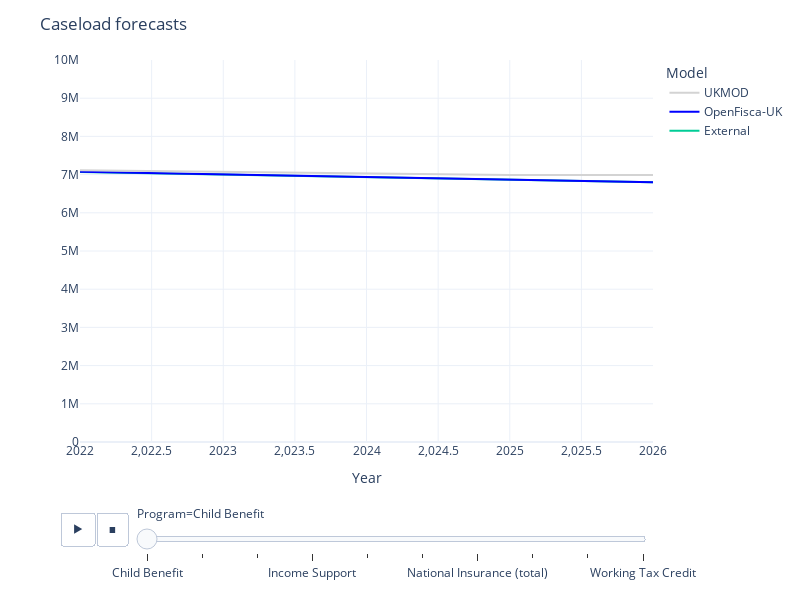

The notebook cell this image was saved under:
### Markdown cell above
### Caseload forecasts

### Code cell
model_forecast_chart(
    model_validation_table(
        caseload, models=[EXTERNAL, OPENFISCA_UK, UKMOD], divisor=1, decimals=1
    ),
    title="Caseload forecasts",
    currency=False,
)

### Figure 1 — Plotly figure (JSON) as saved in the notebook; plotly's stock layout.template omitted (floating-point values rounded to 4 significant figures)
{"data": [{"hovertemplate": "", "legendgroup": "External", "line": {"color": "#00cc96", "dash": "solid"}, "marker": {"symbol": "circle"}, "mode": "lines", "name": "External", "orientation": "h", "showlegend": true, "type": "scatter", "x": [2022, 2023, 2024, 2025, 2026], "xaxis": "x", "y": [7071000.0, 7002000.0, 6934000.0, 6866000.0, 6799000.0], "yaxis": "y"}, {"hovertemplate": "", "legendgroup": "OpenFisca-UK", "line": {"color": "blue", "dash": "solid"}, "marker": {"symbol": "circle"}, "mode": "lines", "name": "OpenFisca-UK", "orientation": "h", "showlegend": true, "type": "scatter", "x": [2022, 2023, 2024, 2025, 2026], "xaxis": "x", "y": [7073000.0, 7005000.0, 6937000.0, 6869000.0, 6802000.0], "yaxis": "y"}, {"hovertemplate": "", "legendgroup": "UKMOD", "line": {"color": "lightgrey", "dash": "solid"}, "marker": {"symbol": "circle"}, "mode": "lines", "name": "UKMOD", "orientation": "h", "showlegend": true, "type": "scatter", "x": [2022, 2023, 2024, 2025, 2026], "xaxis": "x", "y": [7116000, 7072000, 7022000, 6990000, 6990000], "yaxis": "y"}], "layout": {"height": 600, "legend": {"title": {"text": "Model"}, "tracegroupgap": 0, "traceorder": "reversed"}, "margin": {"t": 60}, "sliders": [{"active": 0, "currentvalue": {"prefix": "Program="}, "len": 0.9, "pad": {"b": 10, "t": 60}, "steps": [{"args": [["Child Benefit"], {"frame": {"duration": 0, "redraw": false}, "fromcurrent": true, "mode": "immediate", "transition": {"duration": 0, "easing": "linear"}}], "label": "Child Benefit", "method": "animate"}, {"args": [["Child Tax Credit"], {"frame": {"duration": 0, "redraw": false}, "fromcurrent": true, "mode": "immediate", "transition": {"duration": 0, "easing": "linear"}}], "label": "Child Tax Credit", "method": "animate"}, {"args": [["Housing Benefit"], {"frame": {"duration": 0, "redraw": false}, "fromcurrent": true, "mode": "immediate", "transition": {"duration": 0, "easing": "linear"}}], "label": "Housing Benefit", "method": "animate"}, {"args": [["Income Support"], {"frame": {"duration": 0, "redraw": false}, "fromcurrent": true, "mode": "immediate", "transition": {"duration": 0, "easing": "linear"}}], "label": "Income Support", "method": "animate"}, {"args": [["Income Tax"], {"frame": {"duration": 0, "redraw": false}, "fromcurrent": true, "mode": "immediate", "transition": {"duration": 0, "easing": "linear"}}], "label": "Income Tax", "method": "animate"}, {"args": [["JSA (income-based)"], {"frame": {"duration": 0, "redraw": false}, "fromcurrent": true, "mode": "immediate", "transition": {"duration": 0, "easing": "linear"}}], "label": "JSA (income-based)", "method": "animate"}, {"args": [["National Insurance (total)"], {"frame": {"duration": 0, "redraw": false}, "fromcurrent": true, "mode": "immediate", "transition": {"duration": 0, "easing": "linear"}}], "label": "National Insurance (total)", "method": "animate"}, {"args": [["Pension Credit"], {"frame": {"duration": 0, "redraw": false}, "fromcurrent": true, "mode": "immediate", "transition": {"duration": 0, "easing": "linear"}}], "label": "Pension Credit", "method": "animate"}, {"args": [["Universal Credit"], {"frame": {"duration": 0, "redraw": false}, "fromcurrent": true, "mode": "immediate", "transition": {"duration": 0, "easing": "linear"}}], "label": "Universal Credit", "method": "animate"}, {"args": [["Working Tax Credit"], {"frame": {"duration": 0, "redraw": false}, "fromcurrent": true, "mode": "immediate", "transition": {"duration": 0, "easing": "linear"}}], "label": "Working Tax Credit", "method": "animate"}], "x": 0.1, "xanchor": "left", "y": 0, "yanchor": "top"}], "title": {"text": "Caseload forecasts"}, "updatemenus": [{"buttons": [{"args": [null, {"frame": {"duration": 500, "redraw": false}, "fromcurrent": true, "mode": "immediate", "transition": {"duration": 500, "easing": "linear"}}], "label": "&#9654;", "method": "animate"}, {"args": [[null], {"frame": {"duration": 0, "redraw": false}, "fromcurrent": true, "mode": "immediate", "transition": {"duration": 0, "easing": "linear"}}], "label": "&#9724;", "method": "animate"}], "direction": "left", "pad": {"r": 10, "t": 70}, "showactive": false, "type": "buttons", "x": 0.1, "xanchor": "right", "y": 0, "yanchor": "top"}], "width": 800, "xaxis": {"anchor": "y", "autorange": true, "domain": [0, 1], "range": [2022, 2026], "title": {"text": "Year"}, "type": "linear"}, "yaxis": {"anchor": "x", "domain": [0, 1], "range": [0, 10000000], "tickprefix": "", "title": {"text": ""}, "type": "linear"}}}
